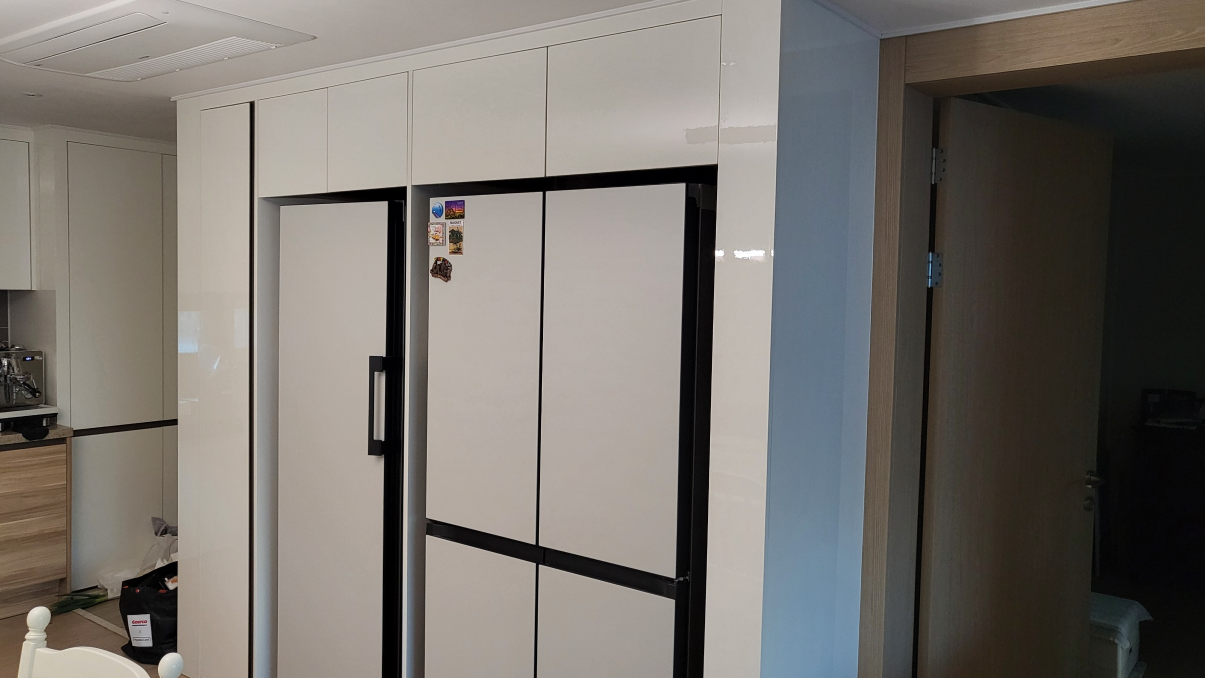
#> input picture testimg1.jpg, 2409 x 1356 px (shown at 1/2 size)
$ python final_project.py
#> lines starting #> are read from the running program, lines starting #| are printed output that depends on the picture
import cv2
import numpy as np
import matplotlib.pyplot as plt
import math
import random

# [224 lines left out: functions makeGaussianKernel, convolution2D, harrisCornerDetection, nonMaximumSuppression, findCorners, findCorrespondence and 1 more, not called in this run]

def findHomography(correspond, num_repeat):
	error_min = float('inf')
	result_H = np.zeros((3,3))
	for j in range(num_repeat):
		mat = np.zeros((8,9))
		tmp = random.sample(correspond, 4)
		for i in range(4):
			(x1, y1), (x2, y2) = tmp[i]
			row1 = [x2, y2, 1, 0, 0, 0, -x2*x1, -y2*x1, -x1]
			row2 = [0, 0, 0, x2, y2, 1, -x2*y1, -y2*y1, -y1]
			mat[i*2,:] = row1[:]
			mat[i*2+1,:] = row2[:]

		U, s, VT = np.linalg.svd(mat)

		H = VT[-1].reshape(3, 3)

		H = H / H[2, 2]

		error = 0

		for cor in correspond:
			(x1, y1), (x2, y2) = cor
			x_pred = H[0][0]*x2 + H[0][1]*y2 + H[0][2]
			y_pred = H[1][0]*x2 + H[1][1]*y2 + H[1][2]
			z = H[2][0]*x1 + H[2][1]*y1 + H[2][2]

			x_pred /= z
			y_pred /= z

			error += (x_pred-x1)**2 + (y_pred-y1)**2

		if error < error_min:
			error_min = error
			result_H = H


	return result_H

def stitching(img_src, img_dst, H, size):
    result = img_dst
    # result[:img_dst.shape[0],:img_dst.shape[1],:] = img_dst[:,:,:]

    H = np.linalg.inv(H)

    for x in range(size[0]):
        for y in range(size[1]):
            src_x = H[0][0] * x + H[0][1] * y + H[0][2]
            src_y = H[1][0] * x + H[1][1] * y + H[1][2]
            z = H[2][0] * x + H[2][1] * y + H[2][2]

            if z == 0:
                continue

            src_x /= z
            src_y /= z

            if 0 <= src_x < img_src.shape[0] - 1 and 0 <= src_y < img_src.shape[1] - 1:
                x1, y1 = int(src_x), int(src_y)
                a, b = src_x - x1, src_y - y1

                # Ensure indices are within bounds
                if x1 >= 0 and y1 >= 0 and x1 + 1 < img_src.shape[0] and y1 + 1 < img_src.shape[1]:
                    for c in range(img_src.shape[2]):
                        f00 = img_src[x1, y1, c]
                        f01 = img_src[x1, y1 + 1, c]
                        f10 = img_src[x1 + 1, y1, c]
                        f11 = img_src[x1 + 1, y1 + 1, c]

                        value = (
                            f00 * (1 - a) * (1 - b) +
                            f10 * a * (1 - b) +
                            f01 * (1 - a) * b +
                            f11 * a * b
                        )

                        result[x, y, c] = np.clip(round(value), 0, 255)

    return result


# [13 lines left out: function mult_matirx, not called in this run]


print("loading data...")
image1 = cv2.imread('./testimg1.jpg')
#> image1 is the input picture: shape (1356, 2409, 3); mean B, G, R 107.6, 113, 117.4
image2 = cv2.imread('./testimg2.jpg')
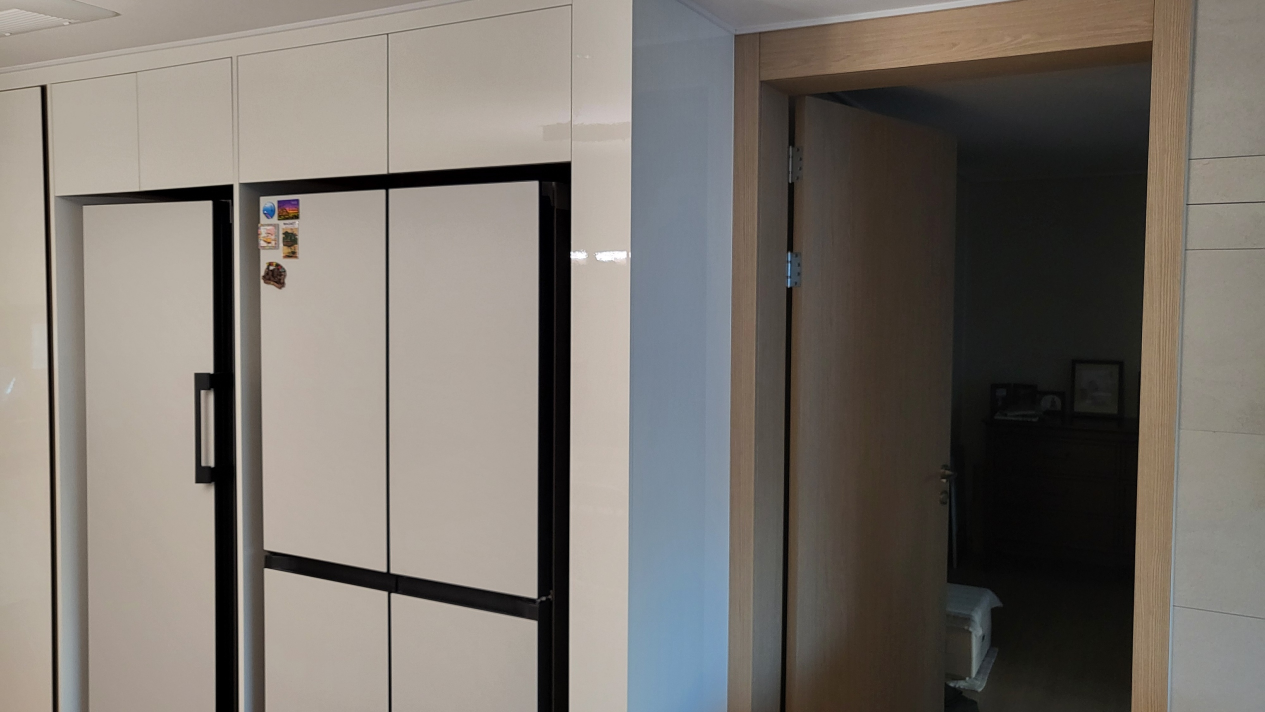
#> input picture testimg2.jpg, 2530 x 1424 px (shown at 1/2 size)
#> image2 is the input picture: shape (1424, 2530, 3); mean B, G, R 107.8, 114.4, 120.1
image3 = cv2.imread('./testimg3.jpg')
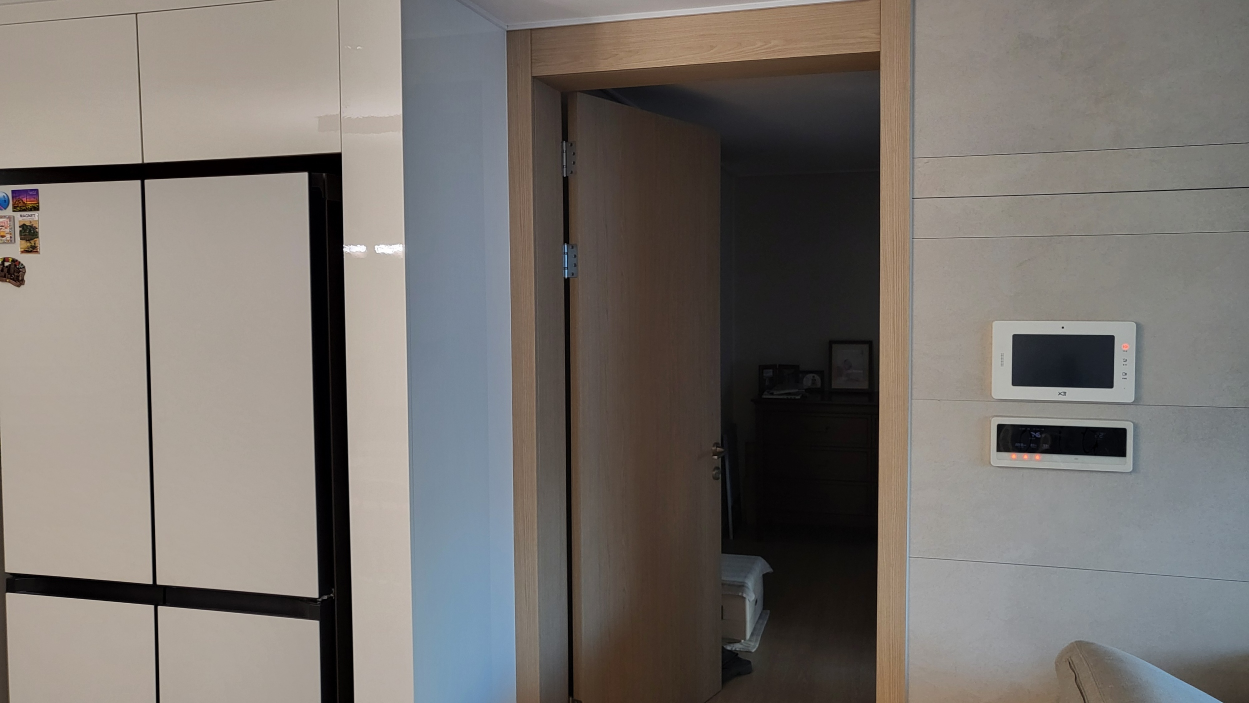
#> input picture testimg3.jpg, 2498 x 1406 px (shown at 1/2 size)
#> image3 is the input picture: shape (1406, 2498, 3); mean B, G, R 109.6, 114.2, 119.4
# [7 lines of commented-out code are left out]

image1_gray = cv2.imread('./testimg1.jpg', cv2.IMREAD_GRAYSCALE)
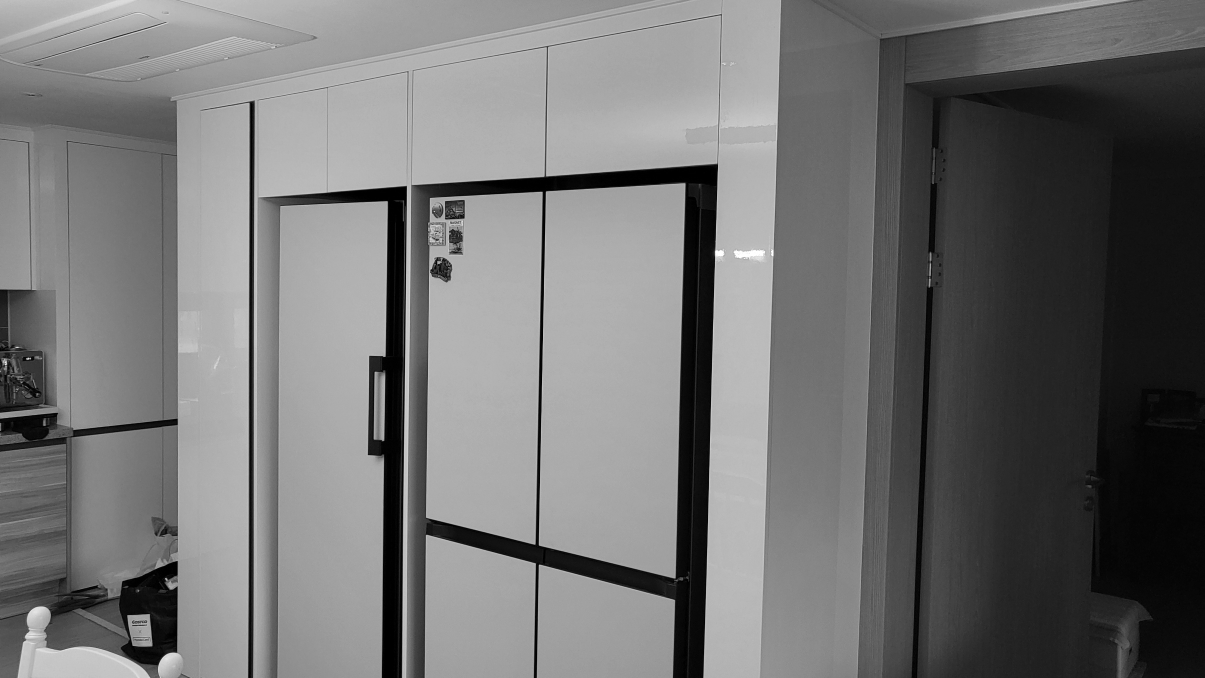
#> image1_gray: shape (1356, 2409) (shown at 1/2 size); min 0, max 255, mean 113.7
image2_gray = cv2.imread('./testimg2.jpg', cv2.IMREAD_GRAYSCALE)
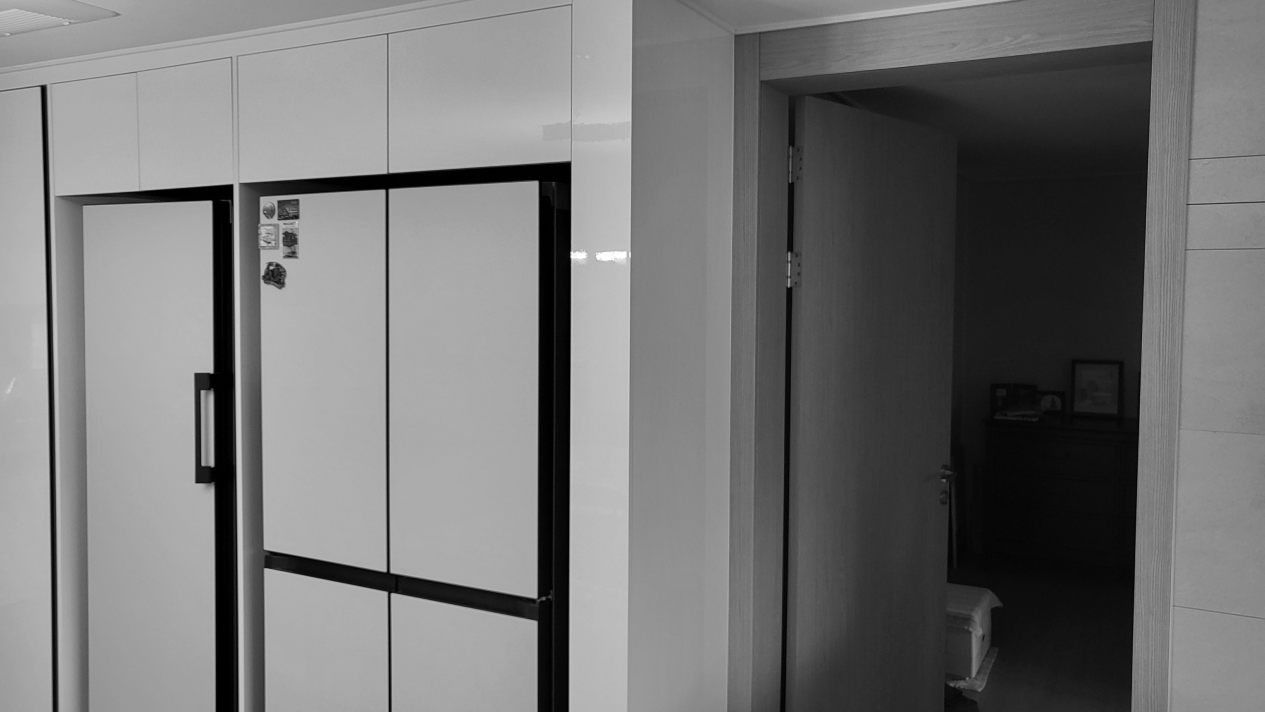
#> image2_gray: shape (1424, 2530) (shown at 1/2 size); min 0, max 255, mean 115.4
image3_gray = cv2.imread('./testimg3.jpg', cv2.IMREAD_GRAYSCALE)
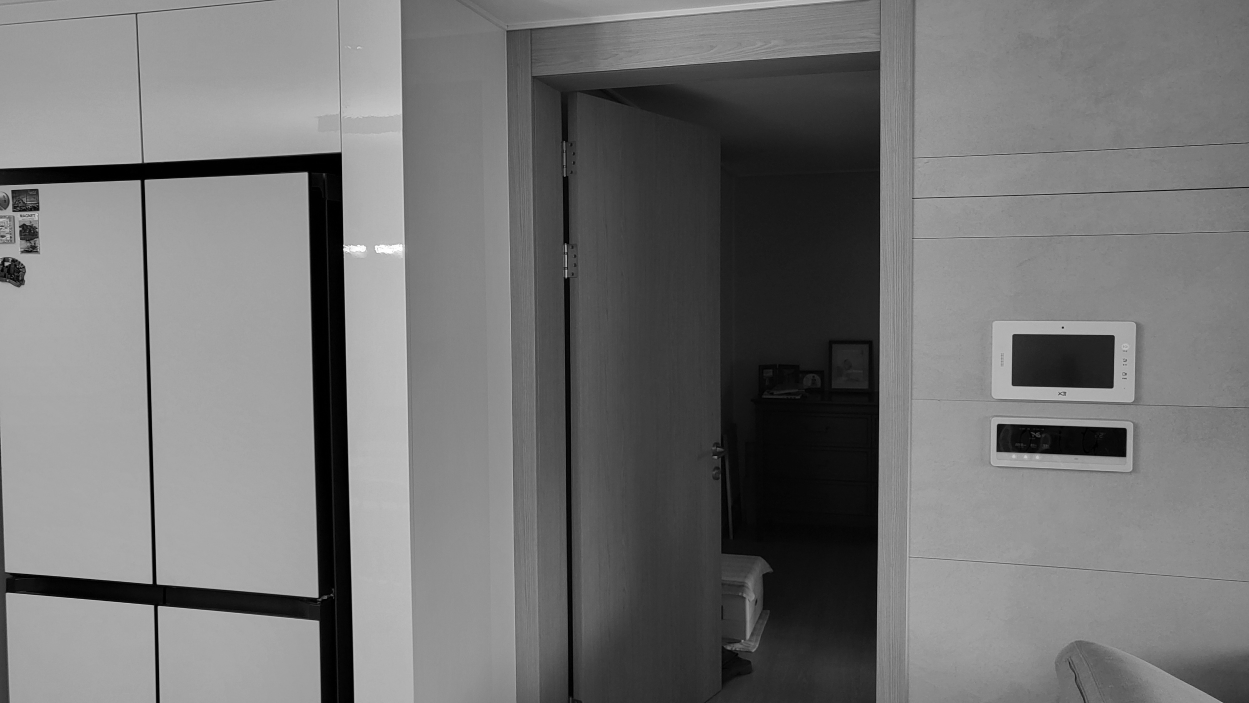
#> image3_gray: shape (1406, 2498) (shown at 1/2 size); min 0, max 255, mean 115.3
# [52 lines of commented-out code are left out]
correspond12 = [((99, 1089), (73, 770)), ((203, 351), (83, 2303)), ((204, 505), (73, 770)), ((330, 1432), (325, 1139)), ((350, 1096), (344, 776)), ((368, 1368), (363, 1074)), ((374, 811), (370, 464)), ((385, 1082), (381, 768)), ((398, 526), (393, 112)), ((404, 773), (403, 422)), ((404, 892), (403, 557)), ((415, 563), (414, 168)), ((435, 926), (436, 595)), ((437, 892), (439, 557)), ((480, 860), (488, 522)), ((502, 1433), (505, 1145)), ((504, 1470), (515, 1195)), ((507, 1861), (506, 1578)), ((510, 1544), (505, 1250)), ((525, 877), (536, 541)), ((563, 892), (577, 560)), ((571, 1858), (571, 1577)), ((711, 768), (744, 424)), ((745, 752), (782, 404)), ((788, 73), (571, 1577)), ((839, 352), (577, 560)), ((875, 92), (506, 1578)), ((879, 766), (931, 425)), ((910, 738), (964, 393)), ((911, 769), (968, 425)), ((1033, 854), (1096, 529)), ((1072, 854), (1139, 530)), ((1086, 1068), (1141, 770)), ((1131, 1080), (1188, 784)), ((1154, 1348), (1195, 1072)), ((1201, 1347), (1244, 1072))]
correspond23 = [((73, 770), (402, 1830)), ((83, 2303), (104, 1758)), ((173, 82), (402, 1830)), ((325, 1139), (307, 680)), ((344, 776), (323, 285)), ((363, 1074), (346, 613)), ((370, 464), (104, 1758)), ((381, 768), (361, 291)), ((393, 112), (402, 1830)), ((396, 522), (104, 1758)), ((400, 595), (380, 74)), ((401, 462), (361, 291)), ((403, 422), (346, 613)), ((403, 557), (380, 74)), ((414, 168), (402, 1830)), ((436, 595), (419, 76)), ((439, 557), (419, 76)), ((488, 522), (104, 1758)), ((505, 1145), (500, 690)), ((505, 1250), (490, 804)), ((506, 1578), (490, 1131)), ((515, 1195), (493, 752)), ((536, 541), (402, 1830)), ((567, 525), (402, 1830)), ((571, 1577), (553, 1132)), ((577, 560), (402, 1830)), ((748, 389), (671, 2027)), ((782, 404), (769, 2026)), ((960, 1889), (913, 1432)), ((964, 393), (769, 2026)), ((968, 425), (1243, 636)), ((1141, 770), (1165, 302)), ((1188, 784), (1214, 317)), ((1195, 1072), (1193, 634)), ((1244, 1072), (1243, 636)), ((1352, 1946), (1275, 1495))]
print('finding homography')
H12 = findHomography(correspond12, 200)
H23 = findHomography(correspond23, 200)
print(H12)
# [7 lines of commented-out code are left out]


print('starting stitch')
print('\nimage1-2\n')
size = (3000,15000,3)
base = np.zeros(size)
base[:image2.shape[0],:image2.shape[1],:] = image2[:,:,:]
result2 = stitching(image3, base, H23, size)
#> (the run stopped early here; a loop or call above may not have finished)
